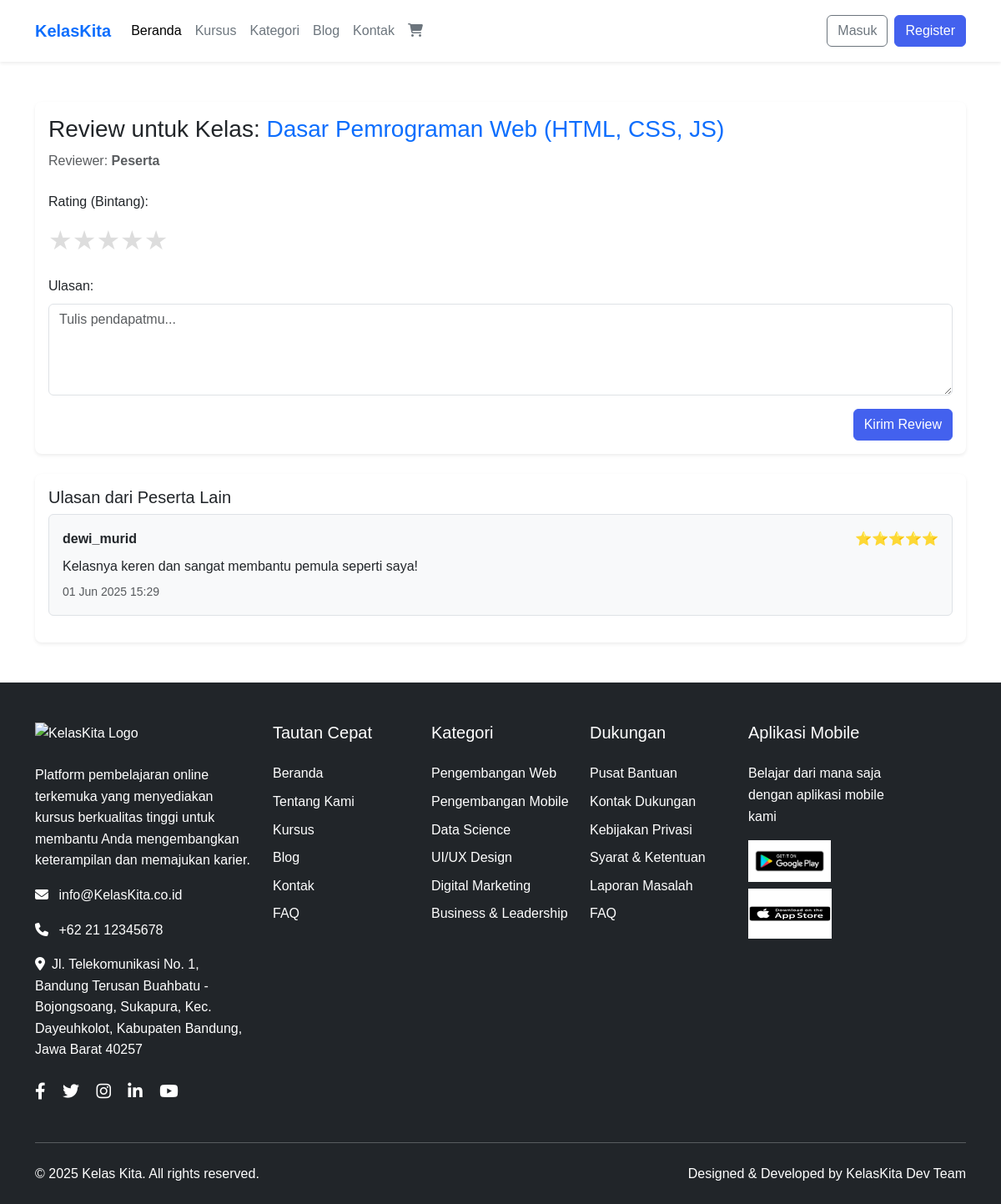
Screenshot of /page/review.php with the database file from the repository.
### tables this page shows
CREATE TABLE `tb_kelas` (
  `id_kelas` int(30) NOT NULL,
  `id_mentor` int(30) NOT NULL,
  `nama_kelas` varchar(255) NOT NULL,
  `kategori` enum('SQL','Design','Java','Web Development','Bisnis','Ekonomi','Psikologi','IT','Python') NOT NULL,
  `harga` decimal(10,2) NOT NULL,
  `profil_kelas` varchar(100) DEFAULT NULL,
  `badge` varchar(100) DEFAULT NULL,
  `description` text DEFAULT NULL,
  `status_publikasi` enum('pending','aktif','non-aktif') NOT NULL DEFAULT 'pending',
  `tgl_dibuat` timestamp NOT NULL DEFAULT current_timestamp()
);

CREATE TABLE `tb_review` (
  `id_review` int(30) NOT NULL,
  `bintang_review` enum('1','2','3','4','5') NOT NULL,
  `isi_review` varchar(100) NOT NULL,
  `tgl_review` datetime NOT NULL DEFAULT current_timestamp(),
  `id_user` int(11) NOT NULL,
  `id_kelas` int(11) NOT NULL
);

CREATE TABLE `tb_user` (
  `id_user` int(30) NOT NULL,
  `first_name` varchar(255) NOT NULL,
  `last_name` varchar(255) NOT NULL,
  `username` varchar(30) NOT NULL,
  `password` varchar(255) NOT NULL,
  `role` enum('murid','mentor','admin') NOT NULL DEFAULT 'murid',
  `status` enum('aktif','non-aktif') NOT NULL DEFAULT 'aktif',
  `deskripsi` text DEFAULT NULL,
  `fotoProfil` varchar(50) NOT NULL,
  `bahasa` enum('Bahasa Indonesia','Inggris','Jepang') NOT NULL,
  `zona_waktu` enum('Jakarta','London','Tokyo') NOT NULL,
  `balasan_ke_komentar` tinyint(1) NOT NULL,
  `komentar_baru` tinyint(1) NOT NULL,
  `notifikasi_postingan_baru` tinyint(1) NOT NULL,
  `email` varchar(50) NOT NULL,
  `instagram` varchar(30) NOT NULL,
  `twitter` varchar(30) NOT NULL,
  `linkdin` varchar(30) NOT NULL,
  `github` varchar(30) NOT NULL,
  `tgl_dibuat` timestamp NOT NULL DEFAULT current_timestamp()
);

### page/review.php (the view, shortened to what this page needs)
<?php
include "db.php";
$id_user = $_SESSION['id'] ?? 1;
$id_kelas = $_GET['id_kelas'] ?? 1;
$query_info = "
    SELECT u.first_name, u.last_name, k.nama_kelas
    FROM tb_user u
    JOIN tb_review r ON u.id_user = r.id_user
    JOIN tb_kelas k ON k.id_kelas = r.id_kelas
    WHERE u.id_user = $id_user AND k.id_kelas = $id_kelas
    LIMIT 1
";
$result_info = $conn->query($query_info);
$info = $result_info->fetch_assoc();
$nama_user = $info ? $info['first_name'] . ' ' . $info['last_name'] : 'Peserta';
$review_query = "
    SELECT r.*, u.username, u.first_name, u.last_name
    FROM tb_review r
    JOIN tb_user u ON r.id_user = u.id_user
    WHERE r.id_kelas = $id_kelas
    ORDER BY r.tgl_review DESC
";
$review_result = $conn->query($review_query);
$query_info_kelas = "
    Select * from tb_kelas
    where id_kelas = $id_kelas
";
$result_info = $conn->query($query_info_kelas);
$info_kelas = $result_info->fetch_assoc();
$nama_kelas = $info_kelas ? $info_kelas['nama_kelas'] : 'Kelas Tidak Ditemukan';
?>
<!DOCTYPE html>
<html lang="id">
<head>
    <link href="https://cdn.jsdelivr.net/npm/bootstrap@5.3.0/dist/css/bootstrap.min.css" rel="stylesheet">
    <link rel="stylesheet" href="https://cdnjs.cloudflare.com/ajax/libs/font-awesome/6.4.0/css/all.min.css">
</head>
<body>
    <?php include_once(__DIR__ . "/../Views/navbarbootstrap.php"); ?>
    <div class="container py-5">
        <div class="card shadow-sm border-0 mb-4">
            <div class="card-body">
                <h3 class="card-title">Review untuk Kelas: <span class="text-primary"><?= htmlspecialchars($nama_kelas) ?></span></h3>
                <p class="text-muted mb-4">Reviewer: <strong><?= htmlspecialchars($nama_user) ?></strong></p>
                <form method="POST">
                    <div class="mb-3">
                        <label class="form-label">Rating (Bintang):</label>
                        <div class="star-rating d-flex flex-row-reverse justify-content-end">
                            <?php for ($i = 5; $i >= 1; $i--): ?>
                                <label for="star<?= $i ?>">&#9733;</label>
                            <?php endfor; ?>
                        </div>
                    </div>
                    <div class="mb-3">
                        <label for="isi_review" class="form-label">Ulasan:</label>
                        <textarea name="isi_review" id="isi_review" rows="4" class="form-control" placeholder="Tulis pendapatmu..." required></textarea>
                    </div>
                    <div class="text-end">
                        <button type="submit" class="btn btn-primary">Kirim Review</button>
                    </div>
                </form>
            </div>
        </div>
        <div class="card shadow-sm border-0">
            <div class="card-body">
                <h5 class="card-title">Ulasan dari Peserta Lain</h5>
                <?php if ($review_result && $review_result->num_rows > 0): ?>
                    <?php while ($rev = $review_result->fetch_assoc()): ?>
                        <div class="border rounded p-3 mb-3 bg-light">
                            <div class="d-flex justify-content-between align-items-center mb-2">
                                <span class="fw-semibold"><?= htmlspecialchars($rev['username']) ?></span>
                                <span class="text-warning"><?= str_repeat('⭐', (int)$rev['bintang_review']) ?></span>
                            </div>
                            <p class="mb-1"><?= htmlspecialchars($rev['isi_review']) ?></p>
                            <small class="text-muted"><?= date('d M Y H:i', strtotime($rev['tgl_review'])) ?></small>
                        </div>
                    <?php endwhile; ?>
                <?php else: ?>
                    <p class="text-muted">Belum ada ulasan untuk kelas ini.</p>
                <?php endif; ?>
            </div>
        </div>
    </div>
    <?php include_once(__DIR__ . "/../Views/footerbootsrap.php"); ?>
</body>
</html>

### page/review.php (style rules this page uses)
:root { --primary: #4361ee; --secondary: #3f37c9; --accent: #4cc9f0; --light: #f8f9fa; --dark: #212529; }
body { font-family: 'Poppins', sans-serif; line-height: 1.6; }
.btn-primary { background-color: var(--primary); border-color: var(--primary); }
.card { border-radius: 8px; transition: transform 0.3s ease; height: 100%; box-shadow: 0 2px 10px rgba(0, 0, 0, 0.05); }
.star-rating label { font-size: 2rem; color: #ddd; cursor: pointer; transition: color 0.2s; }

### rows the page displays
tb_kelas: nama_kelas "Dasar Pemrograman Web (HTML, CSS, JS)"
tb_review: id_user.username "dewi_murid", bintang_review "⭐⭐⭐⭐⭐", isi_review "Kelasnya keren dan sangat membantu pemula seperti saya!", tgl_review "01 Jun 2025 15:29"

### other values shown
$nama_user "Peserta"
$site_name "Kelas Kita"
